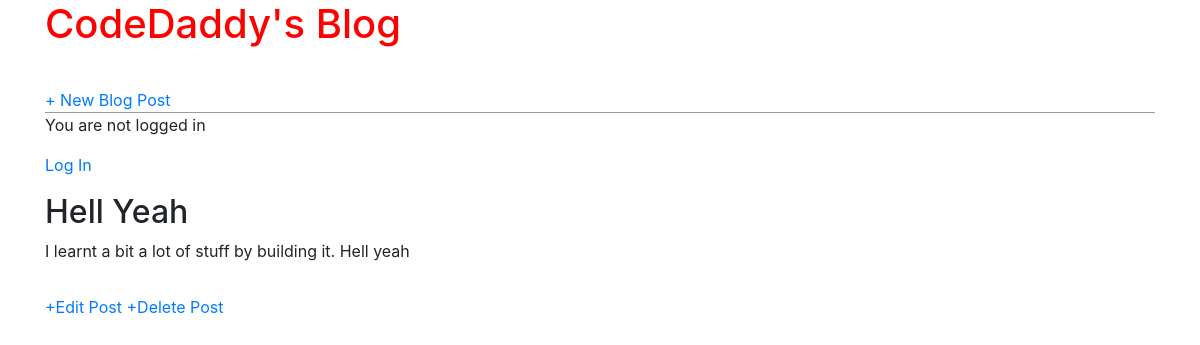
Screenshot of /post/3/ with the database file from the repository.
### blog/models.py (models this page shows, shortened)
class Post(models.Model):
    title = models.CharField(max_length=200)         # database fields
    author = models.ForeignKey(
        'auth.User',
        on_delete=models.CASCADE,
    )
    body = models.TextField()

### blog/views.py (the view)
# urls.py: path('post/<int:pk>/', BlogDetailview.as_view(), name='post_detail'),
class BlogDetailview(DetailView):
    model = Post
    template_name = 'post_detail.html'
    context_object_name = 'rex'

### Templates/post_detail.html
{% extends 'base.html' %}
{% block content %}
<div class="post-entry">
    <h2>{{rex.title}}</h2>
    <p>{{rex.body}}</p>
</div>
<a href="{% url 'post_edit' rex.pk %}">+Edit Post</a>
<a href="{% url 'post_delete' rex.pk %}">+Delete Post</a>
{% endblock content %}

### static/css/base.css (style rules this page uses)
body { font-family: 'Source Sans Pro', sans-serif; font-size: 14px; }
.post-entry { margin-bottom: 2rem; }
.post-entry h2 { margin: 0.5rem 0; }
.post-entry p { margin: 0; font-weight: 400; }

### rows the page displays
Post: title "Hell Yeah", body "I learnt a bit a lot of stuff by building it. Hell yeah"
